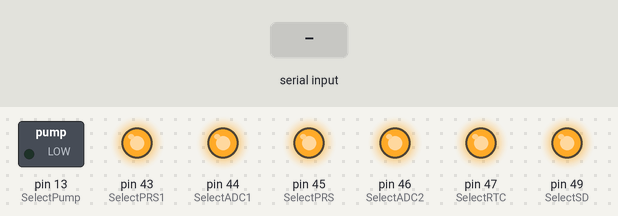
The sketch below on a simulated Arduino Mega 2560, built with avr-gcc and run on an emulated ATmega2560. Shown: switched loads named in the sketch (green lamp = pin HIGH), output pins drawn as LEDs (lit = HIGH). Inputs (shaded band) come from the test bench. What the sketch prints to the serial monitor is not drawn.

Above: at 1.2 s.
1.3 s: "90,45\n" received over Serial
Timing chart, 0 to 4.3 s (numbered marks = the images above; inputs shaded):
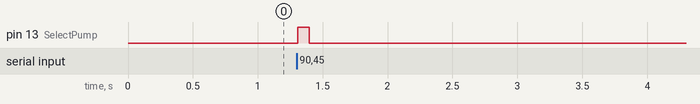

The sketch:

CheckPump.ino
```cpp
/*
Pump test

Marcel de Vries
 */


const int SelectSD      = 49;  // Micro SD card
const int SelectRTC     = 47;   // Real Time Clock
const int SelectPRS     = 45;   // Pressure Sensor
const int SelectPRS1    = 43;
const int SelectADC1    = 44;   // Temperature ADS1248 with 3x PT100
const int SelectADC2    = 46;   // Temperature ADS1248 with 3x PT100const int SelectADC2 = 6;   // Temperature ADS1248 with 3x PT100

const int SelectPump    = 13;   // Pump unit

int delayPump = 1;

void setup()
{

 // Open serial communications and wait for port to open:
  Serial.begin(9600);
  pinMode(SelectPump, OUTPUT);

  digitalWrite(SelectPump, LOW);

  pinMode(SelectSD, OUTPUT);
  pinMode(SelectRTC, OUTPUT);
  pinMode(SelectPRS, OUTPUT);
  pinMode(SelectPRS1, OUTPUT);
  pinMode(SelectADC1, OUTPUT);
  pinMode(SelectADC2, OUTPUT);

  digitalWrite(SelectSD, HIGH);
  digitalWrite(SelectRTC, HIGH);
  digitalWrite(SelectPRS, HIGH);
  digitalWrite(SelectPRS1, HIGH);
  digitalWrite(SelectADC1, HIGH);
  digitalWrite(SelectADC2, HIGH);
//  digitalWrite(SelectPump, LOW);

  Serial.println("Initializing Pump...");

}

String serialReadString() {
  char charIn;
  String stringOut;

  stringOut = "";

  while (!(charIn == '\n')) {
    if (Serial.available() > 0) {
      charIn = Serial.read();
      if (charIn == '\n') { break; }
      else { stringOut += charIn; }
    }
  }
  return stringOut;
}

void loop()
{
 String serialString;
 Serial.println("Set delay time xxx in msec.");
 serialString = serialReadString();
 delayPump = serialString.toInt();
 Serial.print("Time set to: ");
 Serial.println(delayPump);

 digitalWrite(SelectPump, HIGH);
 Serial.println("..Prrrr..");
 delay(delayPump);
 digitalWrite(SelectPump, LOW);

}
```

Measured:
- after the input at 1.3 s, pin 13 (SelectPump): LOW → HIGH at once, → LOW 0.09 s later
